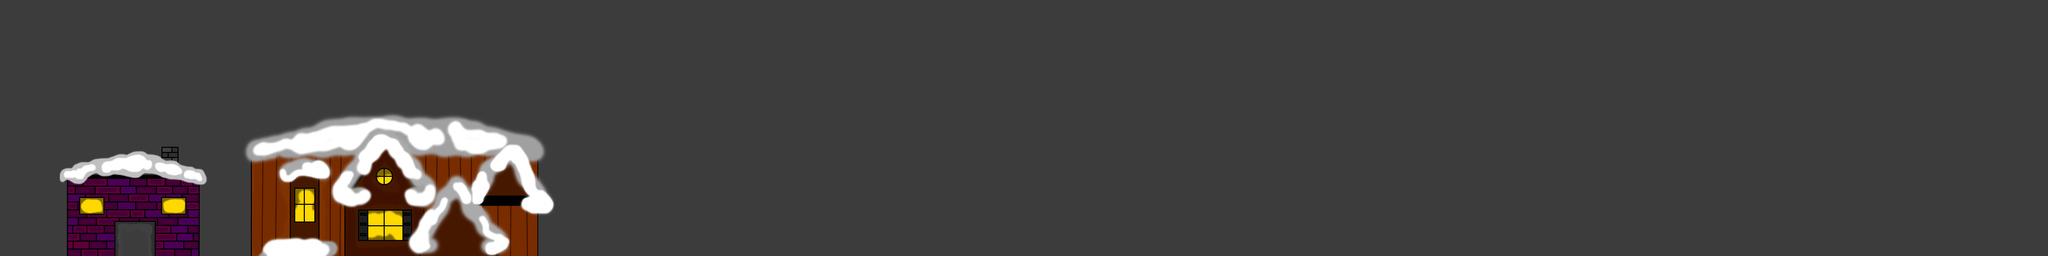

Rendered tile map (Tiled .tmx) drawn with the repository's tilesets; below, a short description and the map source with its tile grids summarised:
An orthogonal 240x30 tile map with 25x25 px tiles, 2 tile layers (background, foreground), 2 tilesets and 7 objects.

<map version="1.0" orientation="orthogonal" renderorder="right-down" width="240" height="30" tilewidth="25" tileheight="25" nextobjectid="10">
 <tileset firstgid="1" name="house" tilewidth="25" tileheight="25" tilecount="400" columns="20">
  <image source="house.png" width="500" height="500" />
 </tileset>
 <tileset firstgid="401" name="big_house" tilewidth="25" tileheight="25" tilecount="800" columns="40">
  <image source="big_house.png" width="1000" height="500" />
 </tileset>
 <layer name="background" width="240" height="30">
  <data>[7200 cells, 7200 non-empty, 1 distinct tile ids]</data>
 </layer>
 <layer name="foreground" width="240" height="30">
  <data>[7200 cells, 900 non-empty, 900 distinct tile ids]</data>
 </layer>
 <objectgroup name="collision_layer">
  <object id="1" x="179" y="516">
   <polyline points="0,0 218,-43 418,7" />
  </object>
  <object id="2" x="729" y="453">
   <polyline points="0,0 416,-80 847,-3" />
  </object>
  <object id="5" x="770" y="725">
   <polyline points="0,0 215,1" />
  </object>
  <object id="6" x="821" y="515">
   <polyline points="0,0 71,-21 136,-3" />
  </object>
  <object id="7" x="1204" y="718">
   <polyline points="0,0 137,-188 274,3" />
  </object>
  <object id="8" x="977" y="564">
   <polyline points="0,0 144,-173 296,6" />
  </object>
  <object id="9" x="1386" y="590">
   <polyline points="0,0 115,-154 218,26" />
  </object>
 </objectgroup>
</map>